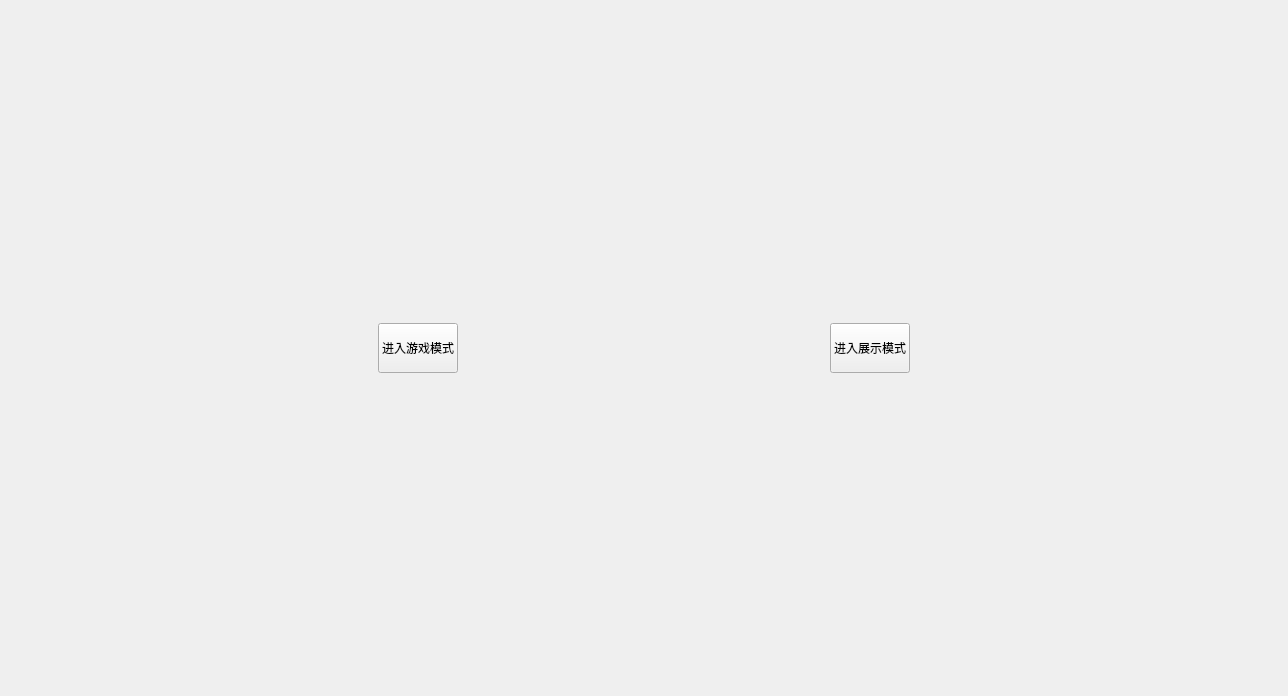
<?xml version="1.0" encoding="UTF-8"?>
<ui version="4.0">
 <class>MenuScene</class>
 <widget class="QWidget" name="MenuScene">
  <property name="geometry">
   <rect>
    <x>0</x>
    <y>0</y>
    <width>1288</width>
    <height>696</height>
   </rect>
  </property>
  <property name="windowTitle">
   <string>Form</string>
  </property>
  <layout class="QHBoxLayout" name="horizontalLayout">
   <item>
    <spacer name="horizontalSpacer_2">
     <property name="orientation">
      <enum>Qt::Horizontal</enum>
     </property>
     <property name="sizeHint" stdset="0">
      <size>
       <width>40</width>
       <height>20</height>
      </size>
     </property>
    </spacer>
   </item>
   <item>
    <widget class="QPushButton" name="StartMode2">
     <property name="minimumSize">
      <size>
       <width>50</width>
       <height>50</height>
      </size>
     </property>
     <property name="text">
      <string>进入游戏模式</string>
     </property>
    </widget>
   </item>
   <item>
    <spacer name="horizontalSpacer">
     <property name="orientation">
      <enum>Qt::Horizontal</enum>
     </property>
     <property name="sizeHint" stdset="0">
      <size>
       <width>40</width>
       <height>20</height>
      </size>
     </property>
    </spacer>
   </item>
   <item>
    <widget class="QPushButton" name="StartMode1">
     <property name="sizePolicy">
      <sizepolicy hsizetype="Fixed" vsizetype="Fixed">
       <horstretch>0</horstretch>
       <verstretch>0</verstretch>
      </sizepolicy>
     </property>
     <property name="minimumSize">
      <size>
       <width>50</width>
       <height>50</height>
      </size>
     </property>
     <property name="text">
      <string>进入展示模式</string>
     </property>
    </widget>
   </item>
   <item>
    <spacer name="horizontalSpacer_3">
     <property name="orientation">
      <enum>Qt::Horizontal</enum>
     </property>
     <property name="sizeHint" stdset="0">
      <size>
       <width>40</width>
       <height>20</height>
      </size>
     </property>
    </spacer>
   </item>
  </layout>
 </widget>
 <resources/>
 <connections/>
</ui>
